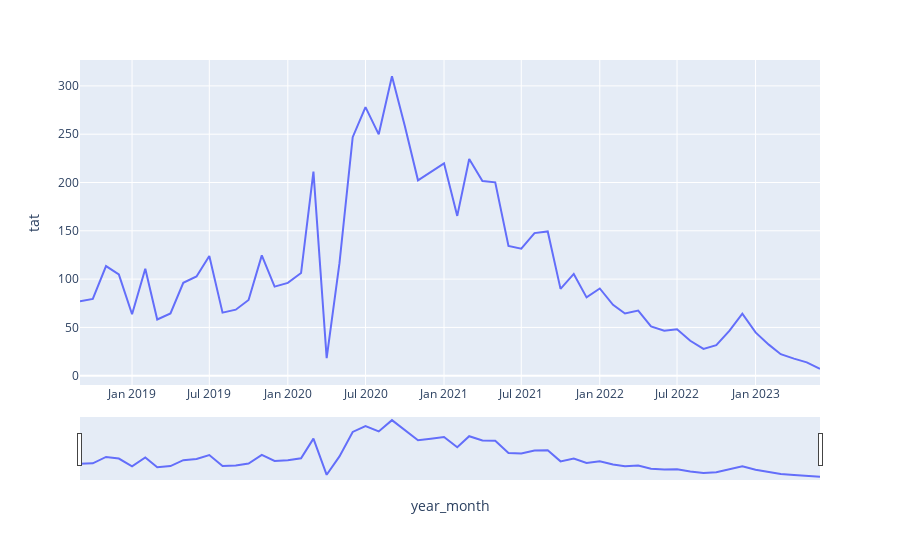

The notebook cell saved with this chart:
### Code cell
fig_px_line = px.line(data_avg_month,
        x='year_month',
        y='tat',
        height=800
        )
fig_px_line.update_xaxes(rangeslider_visible=True)
